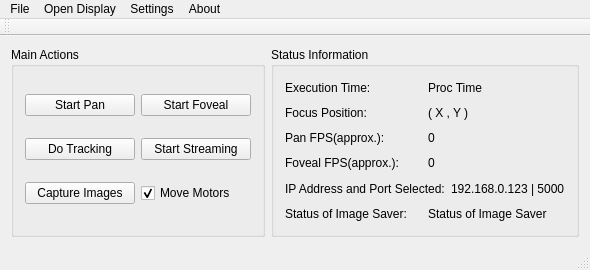
<?xml version="1.0" encoding="UTF-8"?>
<ui version="4.0">
 <class>QEmbeddedEye</class>
 <widget class="QMainWindow" name="QEmbeddedEye">
  <property name="geometry">
   <rect>
    <x>0</x>
    <y>0</y>
    <width>590</width>
    <height>270</height>
   </rect>
  </property>
  <property name="windowTitle">
   <string>QEmbeddedEye</string>
  </property>
  <widget class="QWidget" name="centralWidget">
   <layout class="QHBoxLayout" name="horizontalLayout_3">
    <item>
     <widget class="QGroupBox" name="groupBox">
      <property name="title">
       <string>Main Actions</string>
      </property>
      <layout class="QVBoxLayout" name="verticalLayout_2">
       <item>
        <layout class="QHBoxLayout" name="horizontalLayout">
         <item>
          <widget class="QPushButton" name="pushButton_startPanoramicCam">
           <property name="text">
            <string>Start Pan</string>
           </property>
          </widget>
         </item>
         <item>
          <widget class="QPushButton" name="pushButton_startFovealCam">
           <property name="text">
            <string>Start Foveal</string>
           </property>
          </widget>
         </item>
        </layout>
       </item>
       <item>
        <layout class="QHBoxLayout" name="horizontalLayout_8">
         <item>
          <widget class="QPushButton" name="pushButton_doTracking">
           <property name="text">
            <string>Do Tracking</string>
           </property>
          </widget>
         </item>
         <item>
          <widget class="QPushButton" name="pushButton_StartStopStreaming">
           <property name="text">
            <string>Start Streaming</string>
           </property>
          </widget>
         </item>
        </layout>
       </item>
       <item>
        <layout class="QHBoxLayout" name="horizontalLayout_9">
         <item>
          <widget class="QPushButton" name="pushButton_captureImages">
           <property name="text">
            <string>Capture Images</string>
           </property>
          </widget>
         </item>
         <item>
          <widget class="QCheckBox" name="checkBox_moveMotors">
           <property name="text">
            <string>Move Motors</string>
           </property>
           <property name="checked">
            <bool>true</bool>
           </property>
          </widget>
         </item>
        </layout>
       </item>
      </layout>
     </widget>
    </item>
    <item>
     <widget class="QGroupBox" name="groupBox_2">
      <property name="title">
       <string>Status Information</string>
      </property>
      <layout class="QVBoxLayout" name="verticalLayout">
       <item>
        <layout class="QHBoxLayout" name="horizontalLayout_2">
         <item>
          <widget class="QLabel" name="label">
           <property name="text">
            <string>Execution Time:</string>
           </property>
          </widget>
         </item>
         <item>
          <widget class="QLabel" name="label_ProcessingTime">
           <property name="text">
            <string>Proc Time</string>
           </property>
          </widget>
         </item>
        </layout>
       </item>
       <item>
        <layout class="QHBoxLayout" name="horizontalLayout_4">
         <item>
          <widget class="QLabel" name="label_2">
           <property name="text">
            <string>Focus Position:</string>
           </property>
          </widget>
         </item>
         <item>
          <widget class="QLabel" name="label_XYPos">
           <property name="text">
            <string>( X , Y )</string>
           </property>
          </widget>
         </item>
        </layout>
       </item>
       <item>
        <layout class="QHBoxLayout" name="horizontalLayout_5">
         <item>
          <widget class="QLabel" name="label_4">
           <property name="text">
            <string>Pan FPS(approx.):</string>
           </property>
          </widget>
         </item>
         <item>
          <widget class="QLabel" name="label_panFPSDisplay">
           <property name="text">
            <string>0</string>
           </property>
          </widget>
         </item>
        </layout>
       </item>
       <item>
        <layout class="QHBoxLayout" name="horizontalLayout_6">
         <item>
          <widget class="QLabel" name="label_6">
           <property name="text">
            <string>Foveal FPS(approx.):</string>
           </property>
          </widget>
         </item>
         <item>
          <widget class="QLabel" name="label_fovFPSDisplay">
           <property name="text">
            <string>0</string>
           </property>
          </widget>
         </item>
        </layout>
       </item>
       <item>
        <layout class="QHBoxLayout" name="horizontalLayout_10">
         <item>
          <widget class="QLabel" name="label_5">
           <property name="text">
            <string>IP Address and Port Selected:</string>
           </property>
          </widget>
         </item>
         <item>
          <widget class="QLabel" name="label_StreamingStatus">
           <property name="text">
            <string>192.168.0.123 | 5000</string>
           </property>
          </widget>
         </item>
        </layout>
       </item>
       <item>
        <layout class="QHBoxLayout" name="horizontalLayout_7">
         <item>
          <widget class="QLabel" name="label_3">
           <property name="text">
            <string>Status of Image Saver:</string>
           </property>
          </widget>
         </item>
         <item>
          <widget class="QLabel" name="label_imageSaverStatus">
           <property name="text">
            <string>Status of Image Saver</string>
           </property>
          </widget>
         </item>
        </layout>
       </item>
      </layout>
     </widget>
    </item>
   </layout>
  </widget>
  <widget class="QMenuBar" name="menuBar">
   <property name="geometry">
    <rect>
     <x>0</x>
     <y>0</y>
     <width>590</width>
     <height>26</height>
    </rect>
   </property>
   <widget class="QMenu" name="menuFile">
    <property name="title">
     <string>File</string>
    </property>
    <addaction name="actionExit"/>
   </widget>
   <widget class="QMenu" name="menuSettings">
    <property name="title">
     <string>Settings</string>
    </property>
    <addaction name="actionCamera_Settings"/>
    <addaction name="actionTracking_Settings"/>
    <addaction name="actionStreaming_Settings"/>
   </widget>
   <widget class="QMenu" name="menuAbout">
    <property name="title">
     <string>About</string>
    </property>
    <addaction name="actionAbout_Project"/>
   </widget>
   <widget class="QMenu" name="menuOpen_Display">
    <property name="title">
     <string>Open Display</string>
    </property>
    <addaction name="actionPanoramic"/>
    <addaction name="actionFoveal"/>
   </widget>
   <addaction name="menuFile"/>
   <addaction name="menuOpen_Display"/>
   <addaction name="menuSettings"/>
   <addaction name="menuAbout"/>
  </widget>
  <widget class="QToolBar" name="mainToolBar">
   <attribute name="toolBarArea">
    <enum>TopToolBarArea</enum>
   </attribute>
   <attribute name="toolBarBreak">
    <bool>false</bool>
   </attribute>
  </widget>
  <widget class="QStatusBar" name="statusBar"/>
  <action name="actionExit">
   <property name="text">
    <string>Exit</string>
   </property>
  </action>
  <action name="actionCamera_Settings">
   <property name="text">
    <string>Camera Settings</string>
   </property>
  </action>
  <action name="actionAbout_Project">
   <property name="text">
    <string>About Project</string>
   </property>
  </action>
  <action name="actionTracking_Settings">
   <property name="text">
    <string>Tracking Settings</string>
   </property>
  </action>
  <action name="actionPanoramic">
   <property name="text">
    <string>Panoramic</string>
   </property>
  </action>
  <action name="actionFoveal">
   <property name="text">
    <string>Foveal</string>
   </property>
  </action>
  <action name="actionStreaming_Settings">
   <property name="text">
    <string>Streaming Settings</string>
   </property>
  </action>
 </widget>
 <layoutdefault spacing="6" margin="11"/>
 <resources/>
 <connections/>
</ui>
